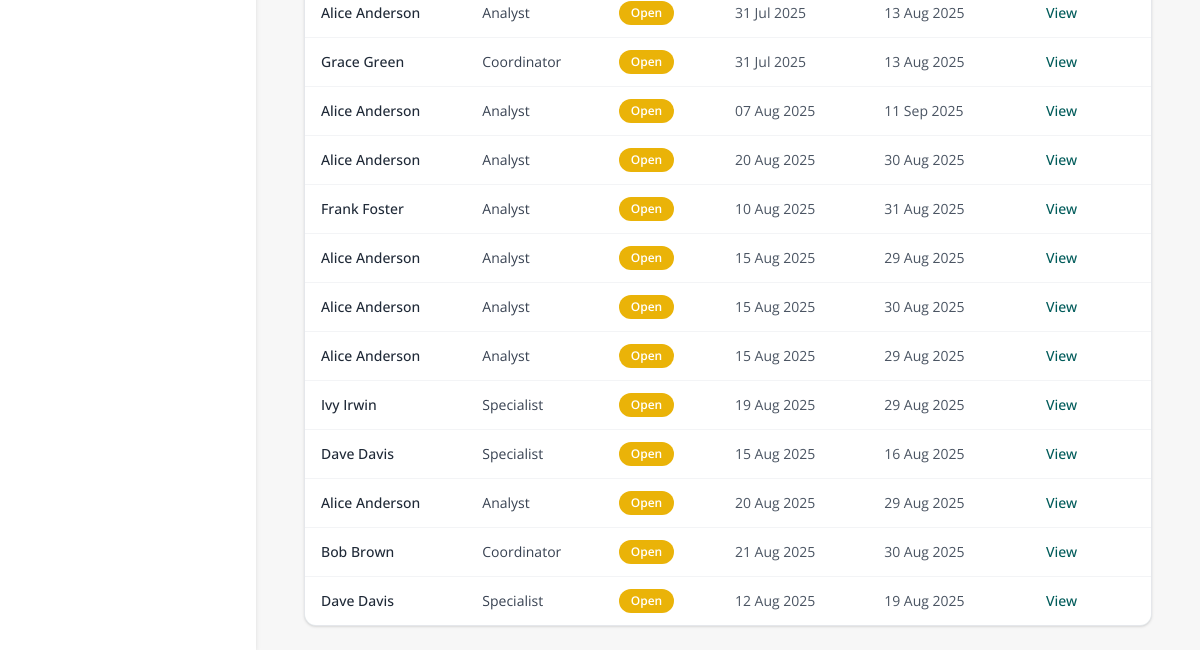
/pip/list (signed in, lower part), run on an earlier commit of the app's database.
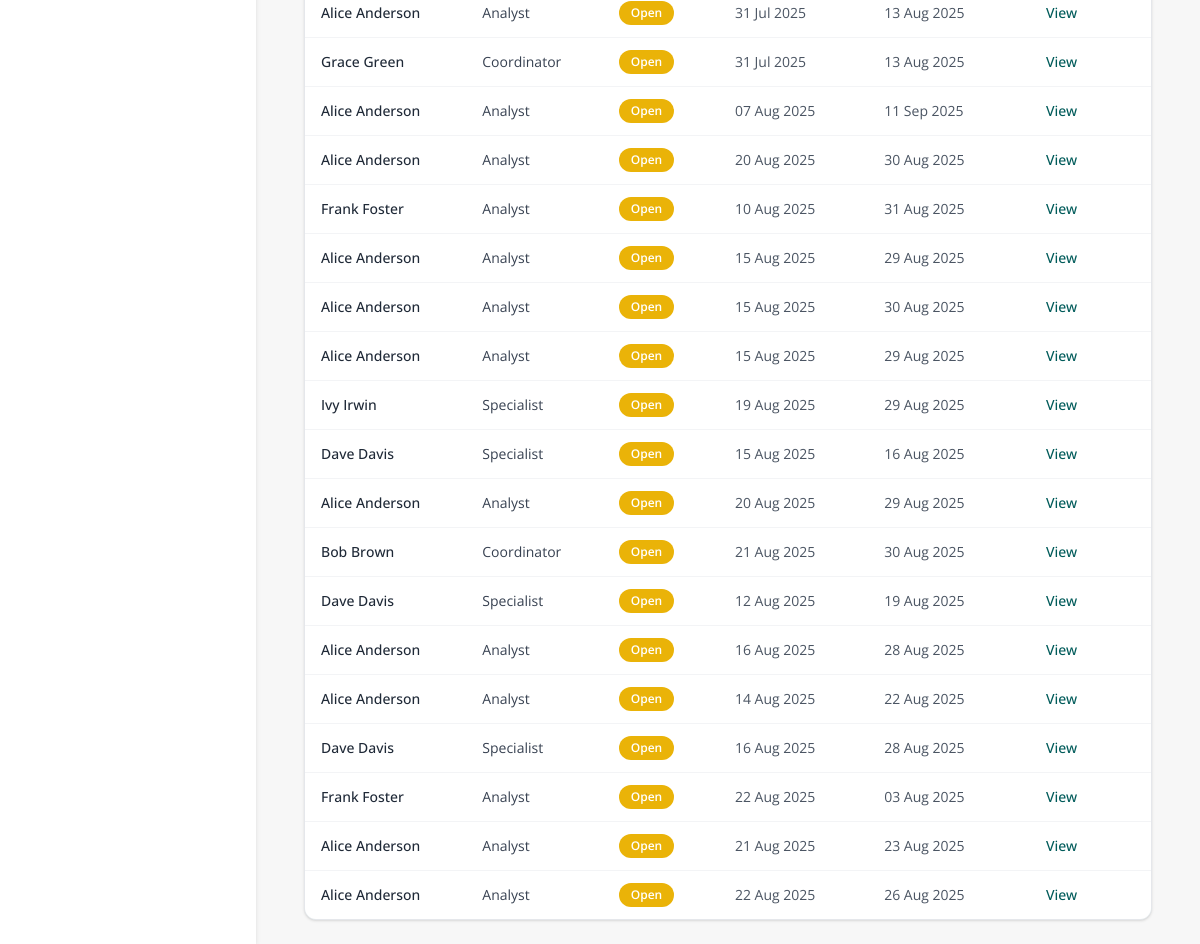
And on a later commit of the database.
### models.py (models this page shows)
class PIPRecord(db.Model):
    __tablename__ = 'pip_record'
    id = db.Column(db.Integer, primary_key=True)
    employee_id = db.Column(db.Integer, db.ForeignKey('employee.id'), nullable=False)
    concerns = db.Column(db.Text, nullable=False)
    start_date = db.Column(db.Date, nullable=False)
    review_date = db.Column(db.Date, nullable=False)
    meeting_notes = db.Column(db.Text)
    status = db.Column(db.String(20), default='Open')
    created_by = db.Column(db.String(100))
    created_at = db.Column(db.DateTime, default=datetime.utcnow)
    last_updated = db.Column(db.DateTime, default=datetime.utcnow, onupdate=datetime.utcnow)
    ai_advice = db.Column(db.Text)
    ai_advice_generated_at = db.Column(db.DateTime)
    capability_meeting_date = db.Column(db.DateTime, nullable=True)
    capability_meeting_time = db.Column(db.String, nullable=True)
    capability_meeting_venue = db.Column(db.String, nullable=True)
    concern_category = db.Column(db.String(100))
    severity = db.Column(db.String(50))
    frequency = db.Column(db.String(50))
    tags = db.Column(db.Text)
    employee = db.relationship('Employee', back_populates='pips')
    action_items = db.relationship(
        'PIPActionItem',
        back_populates='pip_record',
        cascade='all, delete-orphan',
        lazy=True
    )
    timeline_events = db.relationship(
        'TimelineEvent',
        back_populates='pip_record',
        cascade='all, delete-orphan',
        lazy=True
    )

class Employee(db.Model):
    id = db.Column(db.Integer, primary_key=True)
    first_name = db.Column(db.String(100))
    last_name = db.Column(db.String(100))
    job_title = db.Column(db.String(100))
    line_manager = db.Column(db.String(100))
    service = db.Column(db.String(100))
    start_date = db.Column(db.Date)
    team_id = db.Column(db.Integer)
    email = db.Column(db.String(120), nullable=True)
    pips = db.relationship('PIPRecord', back_populates='employee', lazy=True)

### app.py (the view)
@app.route('/pip/list')
@login_required
def pip_list():
    pips = PIPRecord.query.join(Employee).all()
    return render_template('pip_list.html', pips=pips)

### app.py (called while the page is built)
@app.context_processor
def inject_module():
    return dict(active_module=session.get('active_module'))

@login_manager.user_loader
def load_user(user_id):
    return db.session.get(User, int(user_id))

@app.before_request
def set_active_module():
    path = request.path.lower()
    if path.startswith('/pip/') or \
       path.startswith('/employee/') or \
       path in ['/dashboard', '/pip_list', '/employee/list', '/employee/add', '/pip/select-employee']:
        session['active_module'] = 'PIP'
    elif path.startswith('/probation/'):
        session['active_module'] = 'Probation'
    elif path == '/':
        session.pop('active_module', None)

### models.py (called while the page is built)
    def is_superuser(self):
        return self.admin_level == 2

### templates/pip_list.html (shortened to what this page needs)
{% extends 'base.html' %}
{% block content %}
<div class="max-w-6xl mx-auto px-4 sm:px-6">
  {% if pips %}
    <div class="overflow-x-auto bg-[#e6f3f3] border border-gray-200 shadow rounded-xl">
      <table class="min-w-full divide-y divide-gray-200 text-xs sm:text-sm text-left">
        <tbody class="divide-y divide-gray-100 bg-white">
          {% for pip in pips %}
            <tr class="hover:bg-ellipse-light/40 transition">
              <td class="px-2 sm:px-4 py-3 font-medium text-gray-800 whitespace-nowrap">
                {{ pip.employee.first_name }} {{ pip.employee.last_name }}
              </td>
              <td class="px-2 sm:px-4 py-3 text-gray-700 whitespace-nowrap">
                {{ pip.employee.job_title }}
              </td>
              <td class="px-2 sm:px-4 py-3 whitespace-nowrap">
                {% if pip.status == 'Open' %}
                  <span class="inline-block px-3 py-1 text-xs font-semibold text-white bg-yellow-500 rounded-full">Open</span>
                {% elif pip.status == 'Completed' %}
                  <span class="inline-block px-3 py-1 text-xs font-semibold text-white bg-green-600 rounded-full">Completed</span>
                {% elif pip.status == 'Overdue' %}
                  <span class="inline-block px-3 py-1 text-xs font-semibold text-white bg-red-600 rounded-full">Overdue</span>
                {% else %}
                  <span class="inline-block px-3 py-1 text-xs font-semibold text-white bg-gray-400 rounded-full">{{ pip.status }}</span>
                {% endif %}
              </td>
              <td class="px-2 sm:px-4 py-3 text-gray-600 whitespace-nowrap">
                {{ pip.start_date.strftime('%d %b %Y') }}
              </td>
              <td class="px-2 sm:px-4 py-3 text-gray-600 whitespace-nowrap">
                {{ pip.review_date.strftime('%d %b %Y') }}
              </td>
              <td class="px-2 sm:px-4 py-3 whitespace-nowrap">
                <a href="{{ url_for('pip_detail', id=pip.id) }}"
                   class="text-xs sm:text-sm font-medium text-ellipse-teal hover:underline"
                   aria-label="View PIP for {{ pip.employee.first_name }} {{ pip.employee.last_name }}">
                  View
                </a>
              </td>
            </tr>
          {% endfor %}
        </tbody>
      </table>
    </div>
  {% else %}
    <div class="bg-[#e6f3f3] p-6 rounded-xl shadow border border-gray-200 text-center">
      <p class="text-gray-600">No PIPs found.</p>
    </div>
  {% endif %}
</div>
{% endblock %}

What changed in the data, as far as the page shows it:
added PIPRecord: employee.first_name "Alice", employee.last_name "Anderson", employee.job_title "Analyst", status "Open", start_date "16 Aug 2025", review_date "28 Aug 2025"
added PIPRecord: employee.first_name "Alice", employee.last_name "Anderson", employee.job_title "Analyst", status "Open", start_date "14 Aug 2025", review_date "22 Aug 2025"
added PIPRecord: employee.first_name "Dave", employee.last_name "Davis", employee.job_title "Specialist", status "Open", start_date "16 Aug 2025", review_date "28 Aug 2025"
added PIPRecord: employee.first_name "Frank", employee.last_name "Foster", employee.job_title "Analyst", status "Open", start_date "22 Aug 2025", review_date "03 Aug 2025"
added PIPRecord: employee.first_name "Alice", employee.last_name "Anderson", employee.job_title "Analyst", status "Open", start_date "21 Aug 2025", review_date "23 Aug 2025"
added PIPRecord: employee.first_name "Alice", employee.last_name "Anderson", employee.job_title "Analyst", status "Open", start_date "22 Aug 2025", review_date "26 Aug 2025"
